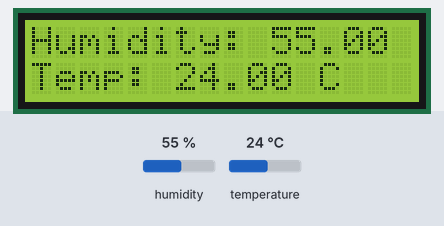
The sketch below on a simulated Arduino Uno, built with avr-gcc and run on an emulated ATmega328P. Shown: 16×2 character LCD. The test bench sets the inputs (shaded band); at power-on: humidity 55 %, temperature 24 °C. What the sketch prints to the serial monitor is not drawn.

Above: at 2.7 s.
2.8 s: humidity set to 22 %
At 5.4 s:
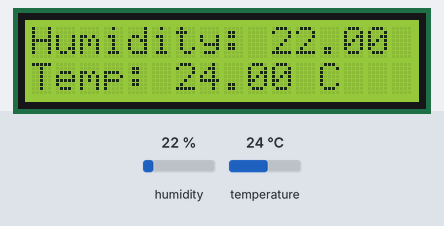
5.8 s: temperature set to 12 °C
At 7.3 s:
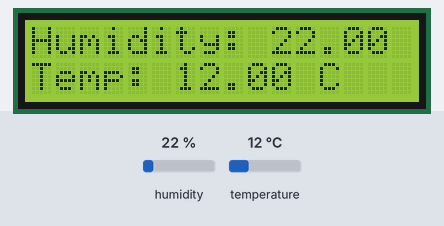
12.2 s: humidity set to 40 %
At 12.6 s:
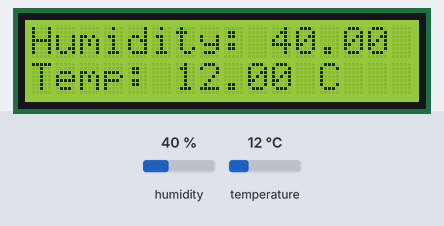
15.2 s: temperature set to 19 °C
At 17.3 s:
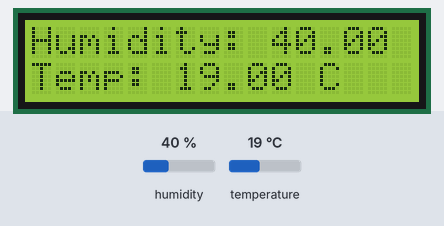
Timing chart, 0 to 18.8 s (numbered marks = the images above; inputs shaded):
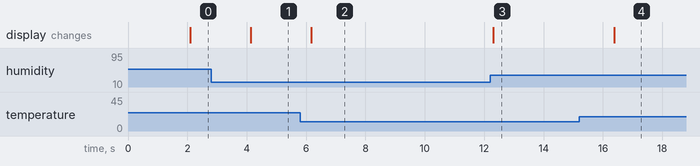

Measured:
- after the input at 2.8 s, the display: changes after 1.3 s (image 1)
- after the input at 5.8 s, the display: changes after 0.38 s (image 2)
- after the input at 12.2 s, the display: changes after 0.10 s (image 3)
- after the input at 15.2 s, the display: changes after 1.2 s (image 4)

The sketch:

sketch.ino
```cpp
#include <Wire.h>
#include <LiquidCrystal_I2C.h>
#include <DHT.h>

#define DHTPIN 2     // Digital pin connected to the DHT sensor
#define DHTTYPE DHT22   // DHT 11

DHT dht(DHTPIN, DHTTYPE);
LiquidCrystal_I2C lcd(0x27, 16, 2); // Set the LCD address to 0x27 for a 16 chars and 2 line display

void setup() {
  Serial.begin(9600);
  dht.begin();
  lcd.init();
  lcd.backlight();
}

void loop() {
  delay(2000);
  float h = dht.readHumidity();
  float t = dht.readTemperature();

  if (isnan(h) || isnan(t)) {
    Serial.println("Failed to read from DHT sensor!");
    lcd.clear();
    lcd.print("Sensor error!");
    return;
  }

  lcd.clear();
  lcd.setCursor(0, 0);
  lcd.print("Humidity: ");
  lcd.print(h);
  lcd.print(" %");
  lcd.setCursor(0, 1);
  lcd.print("Temp: ");
  lcd.print(t);
  lcd.print(" C");

  Serial.print("Humidity: ");
  Serial.print(h);
  Serial.print(" %	");
  Serial.print("Temperature: ");
  Serial.print(t);
  Serial.println(" *C");
}
```
